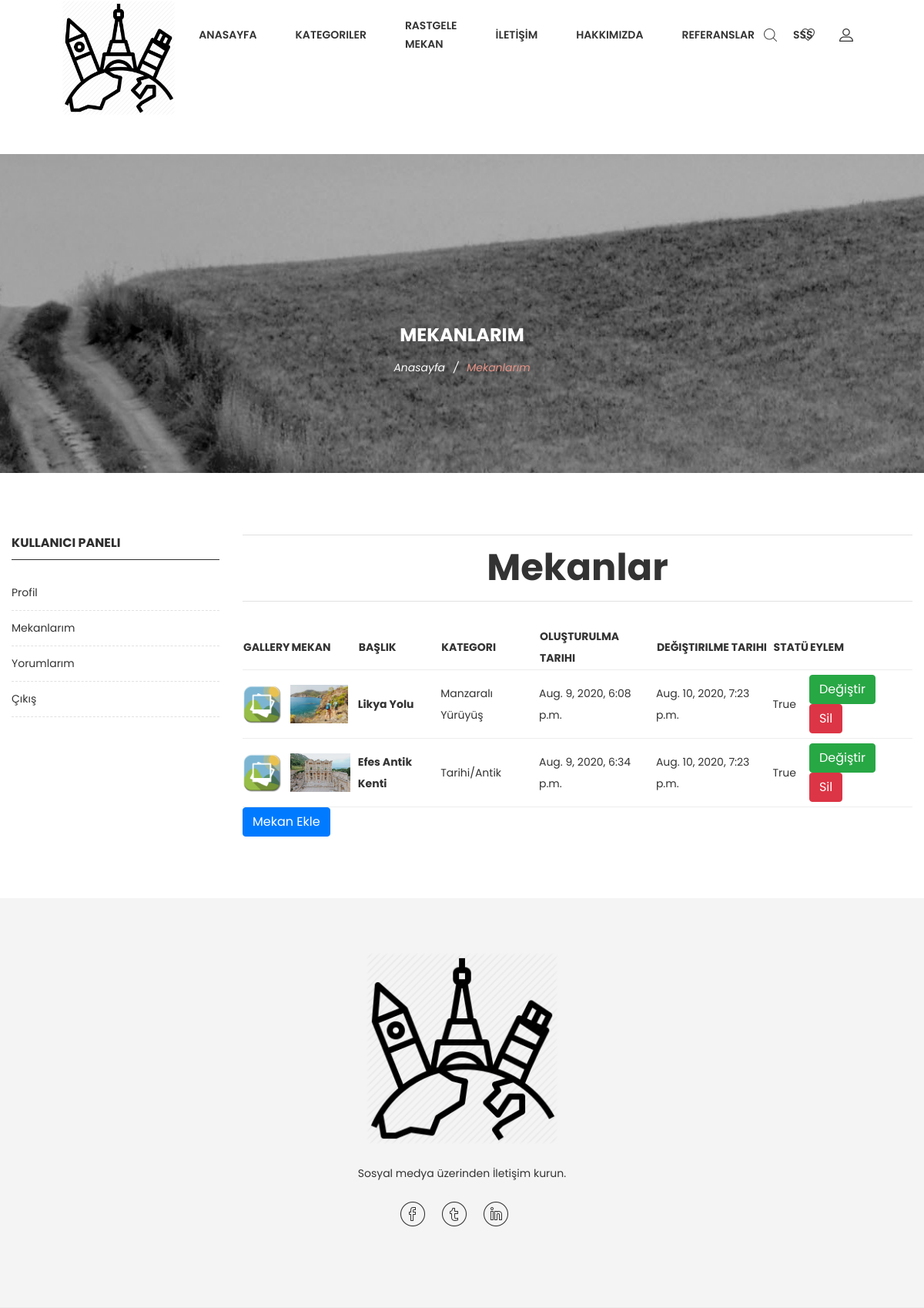
The app's page /user/places/ (signed in) with its own data.
### mekan/models.py (models this page shows, shortened)
class Place(models.Model):
    STATUS = (
        ('True', 'Evet'),
        ('False', 'Hayır'),
    )
    user = models.ForeignKey(User, on_delete=models.SET_NULL, null=True)
    category = models.ForeignKey(Category, on_delete=models.CASCADE)
    title = models.CharField(max_length=100)
    keywords = models.CharField(max_length=255)
    description = models.CharField(max_length=255)
    country = models.CharField(max_length=100)
    city = models.CharField(max_length=100)
    detail = RichTextUploadingField(blank=True)
    slug = models.SlugField(null=False, unique=True)
    image = models.ImageField(upload_to='images/', max_length=255)  # py -m pip install --upgrade Pillow
    status = models.CharField(max_length=10, choices=STATUS)
    create_at = models.DateTimeField(auto_now_add=True)
    update_at = models.DateTimeField(auto_now=True)
    def image_tag(self):
        return mark_safe('<img src="{}" height="50"/>'.format(self.image.url))
    image_tag.short_description = 'Image'

class Category(MPTTModel):
    STATUS = (
        ('True', 'Evet'),
        ('False', 'Hayır'),
    )
    title = models.CharField(max_length=30)
    keywords = models.CharField(max_length=255)
    description = models.CharField(max_length=255)
    CategoryImage = models.ImageField(blank=True, upload_to='assets/images/')  # py -m pip install --upgrade Pillow
    status = models.CharField(max_length=10, choices=STATUS)
    slug = models.SlugField(null=False, unique=True)
    parent = TreeForeignKey('self', blank=True, null=True, related_name='children', on_delete=models.CASCADE)
    create_at = models.DateTimeField(auto_now_add=True)
    update_at = models.DateTimeField(auto_now=True)
    class MPTTMeta:
        order_insertion_by = ['title']
    def image_tag(self):
        return mark_safe('<img src="{}" height="50"/>'.format(self.CategoryImage.url))
    image_tag.short_description = 'Image'

### user/views.py (the view)
# urls.py: path('places/', views.places, name='places'),
@login_required(login_url='/login')
def places(request):
    place = Place.objects.filter(user_id=request.user.id)
    context = {
        'places': place,
    }
    context.update(common())
    return render(request, 'User/placesPage.html', context)

### user/views.py (called while the page is built)
def common():
    setting = Setting.objects.get(pk=1)
    category = Category.objects.all()
    return {'setting': setting,
            'category': category
            }

### home/templates/User/placesPage.html (shortened to what this page needs)
{% extends 'HomeBase.html' %}
{% block body %}
{% load static %}
    <div class="ht__bradcaump__area bg-image--5">
        <div class="container">
            <div class="row">
                <div class="col-lg-12">
                    <div class="bradcaump__inner text-center">
                        <h2 class="bradcaump-title">Mekanlarım</h2>
                        <nav class="bradcaump-content">
                            <a class="breadcrumb_item" href="/">Anasayfa</a>
                            <span class="brd-separetor">/</span>
                            <span class="breadcrumb_item active">Mekanlarım</span>
                        </nav>
                    </div>
                </div>
            </div>
        </div>
    </div>
    <div class="page-shop-sidebar left--sidebar bg--white section-padding--lg">
        <div class="container">
            <div class="row">
                {% include "User/profile_left_panel.html" %}
                <div class="col-lg-9 col-12 order-1 order-lg-2">
                    <div class="row">
                        <div class="col-lg-12">
                            <div class="shop__list__wrapper d-flex flex-wrap flex-md-nowrap justify-content-between">
                                <p>
                                <h1>Mekanlar</h1></p>
                            </div>
                        </div>
                    </div>
                    <div class="tab__container">
                    {% if places %}
                        <table>
                            <tr>
                                 <th>
                                    Gallery
                                </th>
                                <th>
                                    Mekan
                                </th>
                                <th>
                                    Başlık
                                </th>
                                <th>
                                    Kategori
                                </th>
                                <th>
                                    Oluşturulma Tarihi
                                </th>
                                <th>
                                    Değiştirilme Tarihi
                                </th>
                                <th>
                                    Statü
                                </th>
                                <th>
                                    Eylem
                                </th>
                            </tr>
                            {% for ph in places %}
                                <tr>
                                     <td>
                                        <a href="javascript:window.open('/user/placeaddimage/{{ ph.id }}','gallery','top=100,left=200,width=1200,height=800');">
                                            <img src="{% static  'images/bg/galleryIcon.png' %}" height="50" title="Image Gallery"></a>
                                    </td>
                                    <td>
                                        <img height="50" src="{{ ph.image.url }}">
                                    </td>
                                    <td>
                                        <a href="/place/{{ ph.id }}/{{ ph.slug }}">
                                            <strong>{{ ph.title }}</strong></a>
                                    </td>
                                    <td>
                                        {{ ph.category.title }}
                                    </td>
                                    <td>
                                        {{ ph.create_at }}
                                    </td>
                                    <td>
                                        {{ ph.update_at }}
                                    </td>
                                    <td>
                                        {{ ph.status }}
                                    </td>
                                    <td>
                                        <a class="btn btn-success" href="/user/placeedit/{{ ph.id }}"
                                        >Değiştir</a>
                                        <a class="btn btn-danger" href="/user/placedelete/{{ ph.id }}"
                                           onclick="return confirm('Onaylıyormusunuz?')">Sil</a>
                                    </td>
                                </tr>
                            {% endfor %}
                        </table>
                        {% else %}
                           Henüz bir mekan yayınlamadınız! <br><br>
                        {% endif %}
                    <a class="btn btn-primary" href="/user/addplaces" >Mekan Ekle</a>
                    </div>
                </div>
            </div>
        </div>
    </div>
{% endblock %}

### records on screen
Place: image (picture), title "Likya Yolu", category "Manzaralı Yürüyüş", create_at "Aug. 9, 2020, 6:08 p.m.", update_at "Aug. 10, 2020, 7:23 p.m.", status "True"
Place: image (picture), title "Efes Antik Kenti", category "Tarihi/Antik", create_at "Aug. 9, 2020, 6:34 p.m.", update_at "Aug. 10, 2020, 7:23 p.m.", status "True"
